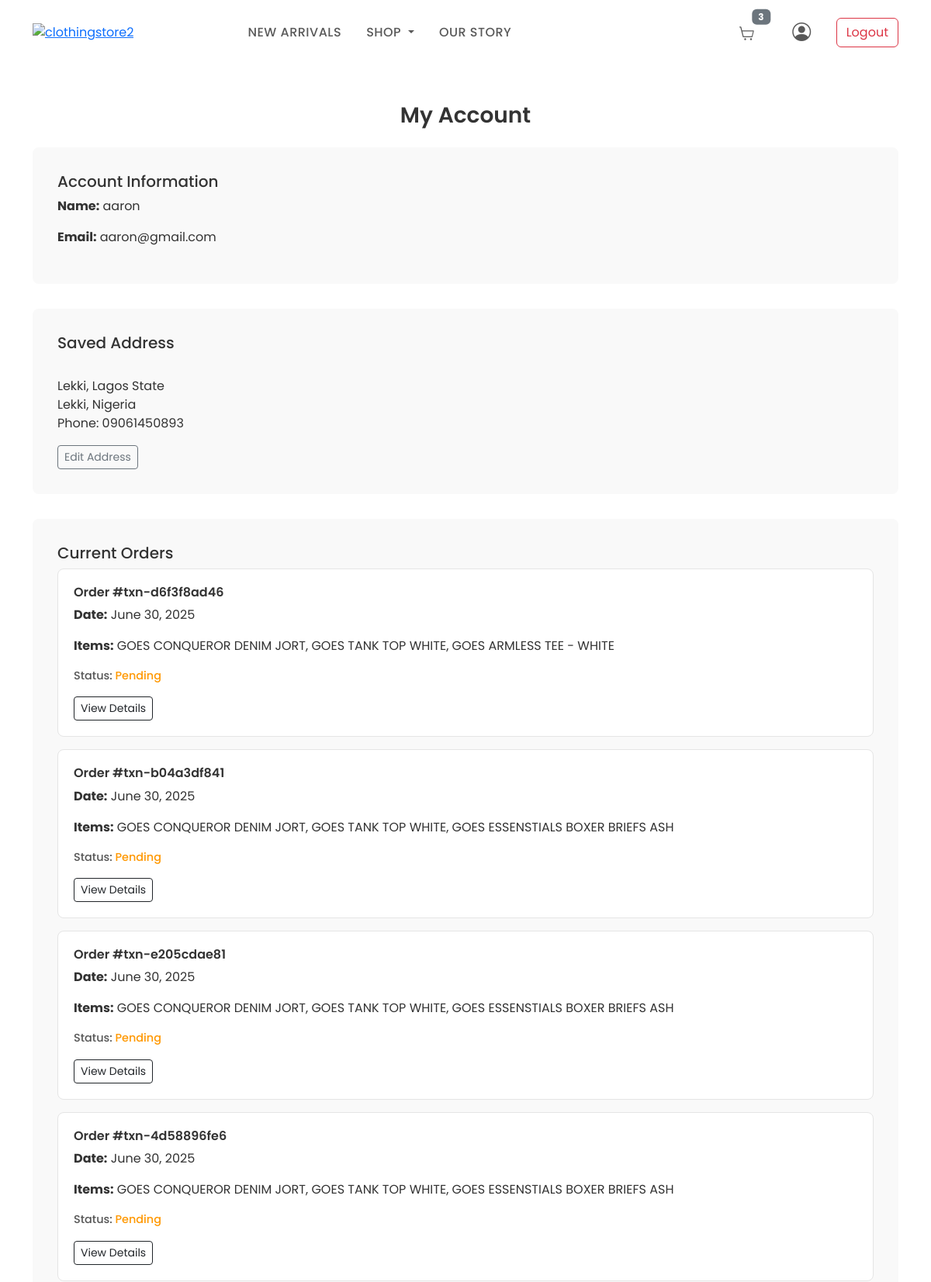
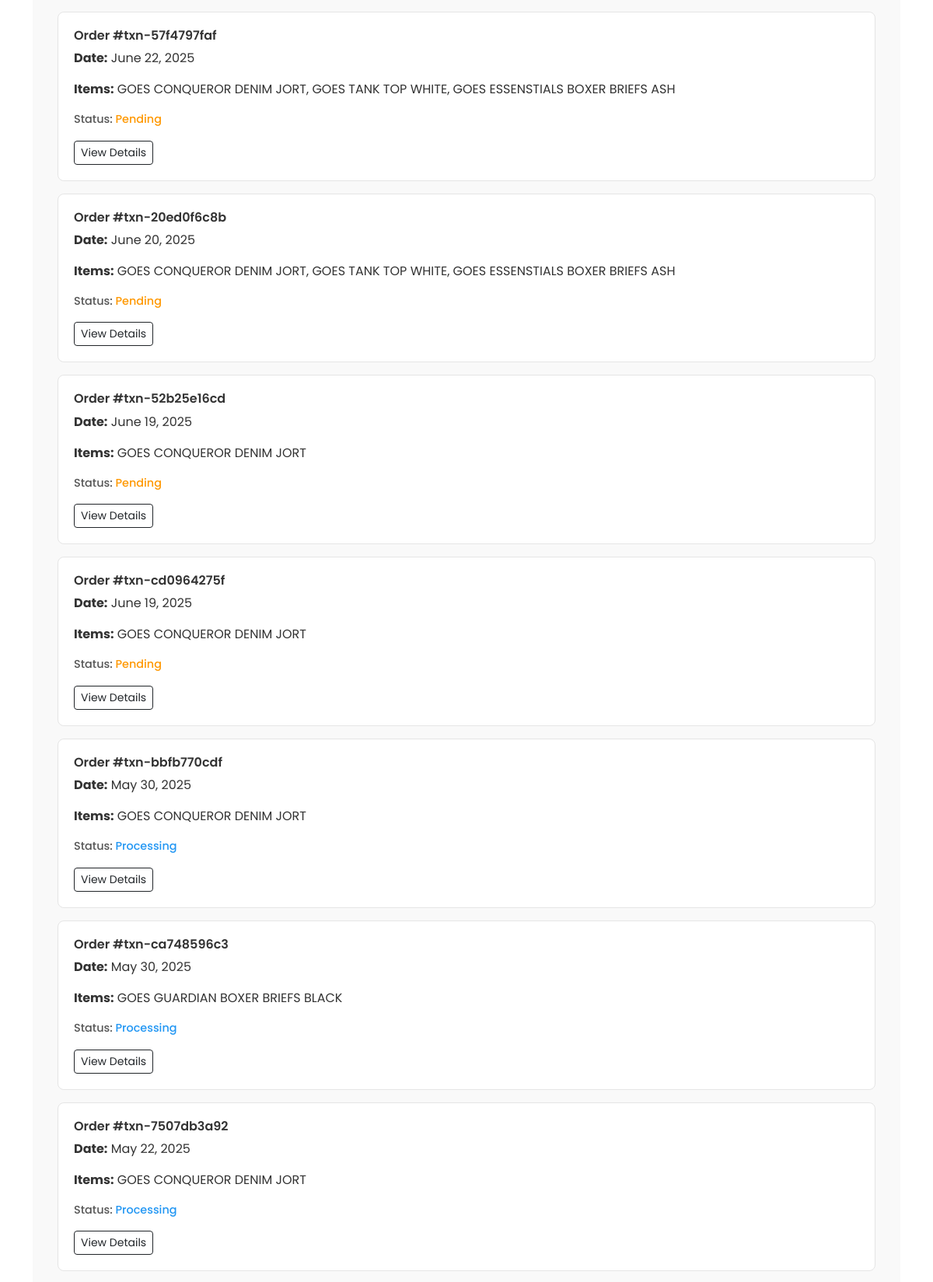
The app's page /profile (signed in, upper part) with its own data (2 pictures, top to bottom).
### GOESApp/models.py (models this page shows, shortened)
class CustomUser(AbstractUser):
    first_name = models.CharField(max_length=20)
    last_name = models.CharField(max_length=20)
    username = models.CharField(max_length=20, unique=True)
    email = models.EmailField(unique=True)
    phone_number = models.CharField(max_length=15, null=True, unique=True)
    profile_picture = models.ImageField(upload_to='profile_pictures/', blank=True, null=True)
    bio = models.TextField(blank=True, null=True)
    address = models.OneToOneField('Address', on_delete=models.SET_NULL, null=True, blank=True, related_name='user')
    USERNAME_FIELD = 'email'
    REQUIRED_FIELDS = ['username']
    class Meta:
        verbose_name = 'User'
        verbose_name_plural = 'Users'

class Address(models.Model):
    street = models.CharField(max_length=255, blank=True, null=True)
    city = models.CharField(max_length=100, blank=True, null=True)
    state = models.CharField(max_length=100, blank=True, null=True)
    postal_code = models.CharField(max_length=20, blank=True, null=True)
    country = models.CharField(max_length=100, blank=True, null=True)
    phone_number = models.CharField(max_length=15, null=True, blank=True)
    class Meta:
        verbose_name = 'Address'
        verbose_name_plural = 'Addresses'

class Transaction(models.Model):
    user = models.ForeignKey(CustomUser, on_delete=models.CASCADE, related_name='transactions', null=True, blank=True)
    amount = models.DecimalField(max_digits=10, decimal_places=2)
    products = models.ManyToManyField(Product, related_name='transactions')
    tx_ref = models.CharField(max_length=100, unique=True)  # Ensure unique tx_ref
    flw_transaction_id = models.CharField(max_length=100, blank=True, null=True)  # Store Flutterwave transaction ID
    address = models.ForeignKey(Address, on_delete=models.SET_NULL, null=True, blank=True)  # Link to address
    TRANSACTION_STATUS_CHOICES = (
        ('pending', 'Pending'),
        ('processing', 'Processing'),
        ('approved', 'Approved'),
        ('declined', 'Declined'),
    )
    transaction_status = models.CharField(max_length=20, choices=TRANSACTION_STATUS_CHOICES, default='pending')
    transaction_date = models.DateTimeField(auto_now_add=True)
    class Meta:
        verbose_name = 'Transaction'
        verbose_name_plural = 'Transactions'
        ordering = ['-transaction_date']

class Product(models.Model):
    name = models.CharField(max_length=100, blank=True, null=True)
    price = models.DecimalField(max_digits=10, decimal_places=2)
    slash_price = models.DecimalField(max_digits=10, decimal_places=2, null=True, blank=True)
    category = models.ForeignKey(
        Category,
        on_delete=models.CASCADE,
        related_name="products",
        default=get_default_category
    )
    in_stock = models.PositiveIntegerField(default=0, help_text="Number of items in stock")
    description = CKEditor5Field('Text', config_name='default')
    is_active = models.BooleanField(default=True)
    sizes = models.ManyToManyField(Size, related_name='products', blank=True, null=True, help_text="Available sizes for the product")
    colors = models.ManyToManyField(Color, related_name='products', blank=True, null=True, help_text="Available colors for the product")
    created_at = models.DateTimeField(auto_now_add=True)
    updated_at = models.DateTimeField(auto_now=True)
    class Meta:
        verbose_name = "Product"
        verbose_name_plural = "Products"

### GOESApp/views.py (the view)
# urls.py: path('profile', views.profile, name='profile'),
@login_required(login_url='/login_user')
def profile(request):
    user = request.user
    address = user.address if hasattr(user, 'address') else None
    categories = Category.objects.all()
    cart_count = Cart.objects.get(user=user).items.count() if user.is_authenticated else 0
    transactions = Transaction.objects.filter(user=user).order_by('-transaction_date')
    current_orders = transactions.filter(transaction_status__in=['pending', 'processing', 'approved'])
    past_orders = transactions.filter(transaction_status='declined')  # Add 'delivered' status in the future
    context = {
        'user': user,
        'address': address,
        'categories': categories,
        'cart_count': cart_count,
        'current_orders': current_orders,
        'past_orders': past_orders,
    }
    return render(request, 'GOESAPP/profile.html', context)

### GOESApp/context_processors.py (called while the page is built)
def cart_item_count(request):
    count = 0
    try:
        if request.user.is_authenticated:
            cart = Cart.objects.get(user=request.user)
        else:
            session_key = request.session.session_key
            if not session_key:
                request.session.create()
            session_key = request.session.session_key
            cart = Cart.objects.get(session_key=session_key)
        if cart:
            count = sum(item.quantity for item in cart.items.all())
    except Cart.DoesNotExist:
        pass
    return {'cart_count': count}

### GOESApp/templates/GOESAPP/profile.html (shortened to what this page needs)
{% load static %}
<!DOCTYPE html>
<html lang="en">
<head>
  <link rel="stylesheet" href="https://cdn.jsdelivr.net/npm/bootstrap-icons@1.10.5/font/bootstrap-icons.css">
  <link href="https://cdn.jsdelivr.net/npm/bootstrap@5.3.0/dist/css/bootstrap.min.css" rel="stylesheet">
</head>
<body>
  <nav class="navbar navbar-expand-lg navbar-light bg-white py-3">
    <div class="container">
      <div class="mcb-column-inner mfn-module-wrapper mcb-column-inner-hh9pp43d mcb-item-header_logo-inner">
        <a class="logo-wrapper" href="{% url 'home' %}">
          <img style="width:100px;" src="{% static 'images/LOGO_20_TRANS[1].png'%}" alt="clothingstore2" />
        </a>
      </div>
      <div class="collapse navbar-collapse" id="navMenu">
        <ul class="navbar-nav mx-auto">
          <li class="nav-item">
            <a class="nav-link" href="{% url 'shop' %}">New Arrivals</a>
          </li>
          <li class="nav-item dropdown">
            <a class="nav-link dropdown-toggle" href="#" id="collectionsDropdown" role="button" data-bs-toggle="dropdown" aria-expanded="false">
              Shop
            </a>
          </li>
          <li class="nav-item">
            <a class="nav-link" href="{% url 'our_story' %}">Our Story</a>
          </li>
        </ul>
        <ul class="navbar-nav ms-auto align-items-center">
          {% if user.is_authenticated %}
            <li class="nav-item me-3">
              <a class="nav-link position-relative" href="{% url 'cart' %}">
                {% if cart_count > 0 %}
                  <span class="badge bg-secondary position-absolute top-0 start-100 translate-middle">{{ cart_count }}</span>
                {% endif %}
              </a>
            </li>
            <li class="nav-item me-3">
              <a class="nav-link" href="{% url 'profile' %}" title="Your Account">
                <i class="bi bi-person-circle" style="font-size: 1.5rem;"></i>
              </a>
            </li>
            <li class="nav-item">
              <a class="btn btn-outline-danger" href="{% url 'logout_user' %}">Logout</a>
            </li>
          {% endif %}
        </ul>
      </div>
    </div>
  </nav>
  <div class="container my-5">
    <h2 class="section-title text-center">My Account</h2>
    <div class="profile-card">
      <h5>Account Information</h5>
      <p><strong>Name:</strong> {{ user.username }}</p>
      <p><strong>Email:</strong> {{ user.email }}</p>
    </div>
    <div class="profile-card">
      <h5>Saved Address</h5>
      {% if address %}
        <p>
          {{ user.first_name }} {{ user.last_name }}<br>
          {{ address.street|default_if_none:"" }}<br>
          {{ address.city|default_if_none:"" }}, {{ address.country|default_if_none:"" }}<br>
          Phone: {{ address.phone_number|default_if_none:"Not provided" }}
        </p>
        <a href="{% url 'edit_address' %}" class="btn btn-outline-secondary btn-sm">Edit Address</a>
      {% else %}
        <p>No address saved.</p>
        <a href="{% url 'edit_address' %}" class="btn btn-outline-secondary btn-sm">Add Address</a>
      {% endif %}
    </div>
    <div class="profile-card">
      <h5>Current Orders</h5>
      {% if current_orders %}
        {% for order in current_orders %}
          <div class="order-card">
            <h6>Order #{{ order.tx_ref }}</h6>
            <p><strong>Date:</strong> {{ order.transaction_date|date:"F d, Y" }}</p>
            <p><strong>Items:</strong>
              {% for product in order.products.all %}
                {{ product.name }}{% if not forloop.last %}, {% endif %}
              {% endfor %}
            </p>
            <p class="order-status">
              Status:
              <span class="status-{{ order.transaction_status }}">
                {{ order.transaction_status|capfirst }}
              </span>
            </p>
            <a href="{% url 'order_detail' order.id %}" class="btn btn-sm btn-outline-dark">View Details</a>
          </div>
        {% endfor %}
      {% else %}
        <p>No current orders.</p>
      {% endif %}
    </div>
  </div>
</body>
</html>

### GOESApp/templates/GOESAPP/profile.html (style rules this page uses)
body { font-family: 'Poppins', sans-serif; color: #333; }
.nav-link { text-transform: uppercase; font-weight: 500; letter-spacing: .5px; margin: 0 .5rem; }
.section-title { font-size: 1.75rem; font-weight: 600; margin-bottom: 1.5rem; }
.profile-card { background: #f9f9f9; padding: 2rem; border-radius: .5rem; margin-bottom: 2rem; }
.order-card { border: 1px solid #e5e5e5; border-radius: .5rem; padding: 1.25rem; margin-bottom: 1rem; background: #fff; }
.order-card h6 { font-weight: 600; }
.order-status { font-size: 0.9rem; font-weight: 500; color: #555; }
.status-pending { color: #ff9800; }
.status-processing { color: #2196f3; }

### records on screen
CustomUser: username "aaron", email "aaron@gmail.com"
Address: street "Lekki, Lagos State", city "Lekki", country "Nigeria", phone_number "09061450893"
Transaction: tx_ref "txn-d6f3f8ad46", transaction_date "June 30, 2025", transaction_status "Pending"
Product: name "GOES CONQUEROR DENIM JORT"
Product: name "GOES TANK TOP WHITE"
Product: name "GOES ARMLESS TEE - WHITE"
Transaction: tx_ref "txn-b04a3df841", transaction_date "June 30, 2025", transaction_status "Pending"
Product: name "GOES ESSENSTIALS BOXER BRIEFS ASH"
Transaction: tx_ref "txn-e205cdae81", transaction_date "June 30, 2025", transaction_status "Pending"
Transaction: tx_ref "txn-4d58896fe6", transaction_date "June 30, 2025", transaction_status "Pending"
Transaction: tx_ref "txn-57f4797faf", transaction_date "June 22, 2025", transaction_status "Pending"
Transaction: tx_ref "txn-20ed0f6c8b", transaction_date "June 20, 2025", transaction_status "Pending"
Transaction: tx_ref "txn-52b25e16cd", transaction_date "June 19, 2025", transaction_status "Pending"
Transaction: tx_ref "txn-cd0964275f", transaction_date "June 19, 2025", transaction_status "Pending"
Transaction: tx_ref "txn-bbfb770cdf", transaction_date "May 30, 2025", transaction_status "Processing"
Transaction: tx_ref "txn-ca748596c3", transaction_date "May 30, 2025", transaction_status "Processing"
Product: name "GOES GUARDIAN BOXER BRIEFS BLACK"
Transaction: tx_ref "txn-7507db3a92", transaction_date "May 22, 2025", transaction_status "Processing"

### other values on screen
{{ cart_count }} "3"
